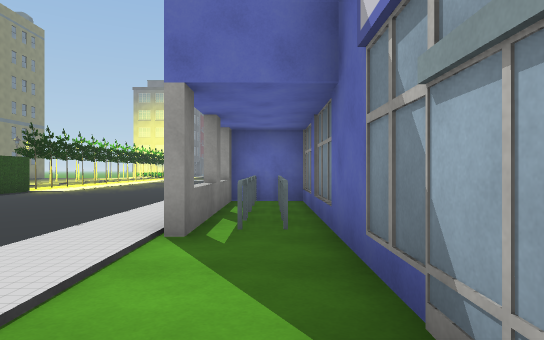
[1] (above)

23 first-person views from a walk through a 3-D level made in the Unity game engine. The camera is 1.3 m above the floor, looks level and sees 75° across. The floor is counted in squares, 2 m on a side. Each view is taken from the middle of a square. On the plan, view 1 faces up. The plan holds only what a view shows up to about 10 squares ahead; the rest is blank. The place goes on beyond the plan. Some surface patterns are stand-ins.

[2]
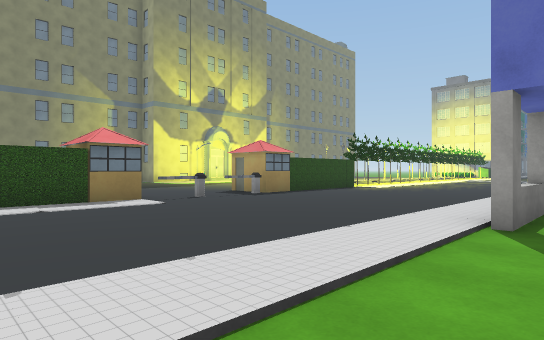

[3]
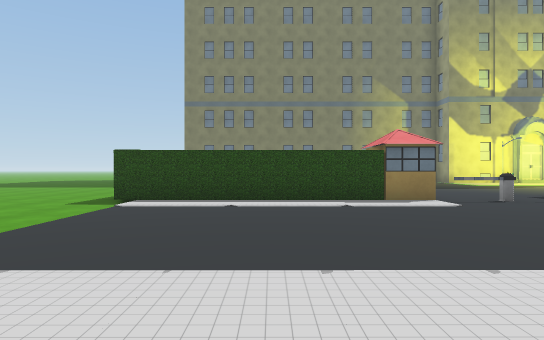

[4]
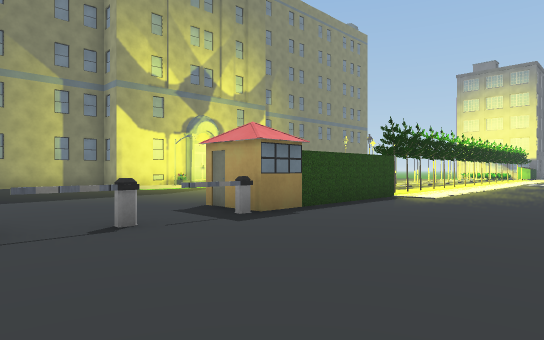

[5]
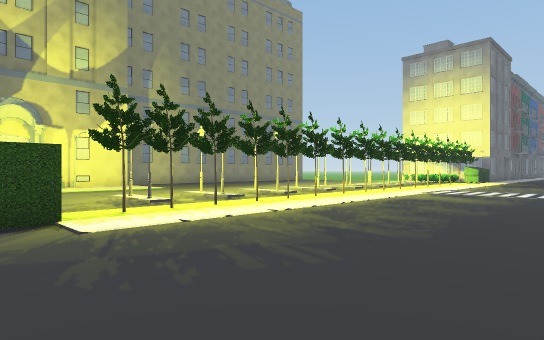

[6]
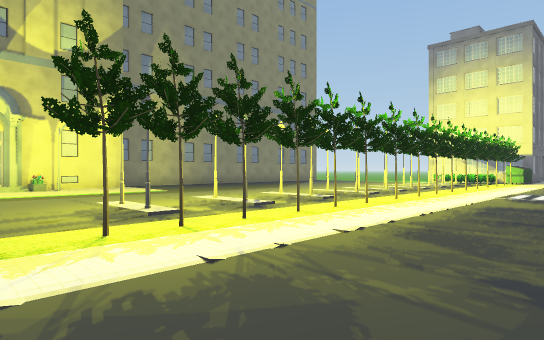

[7]
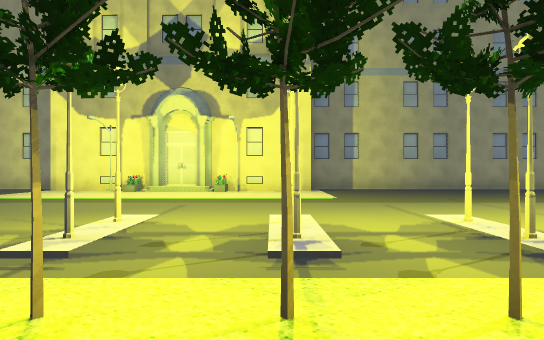

[8]
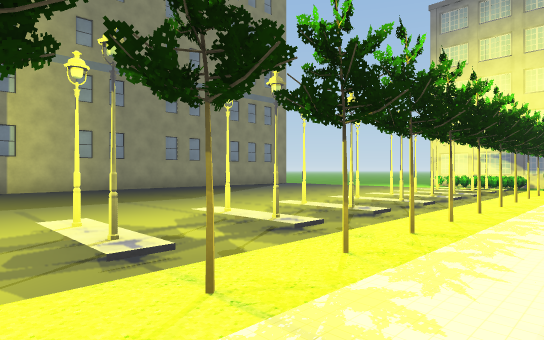

[9]
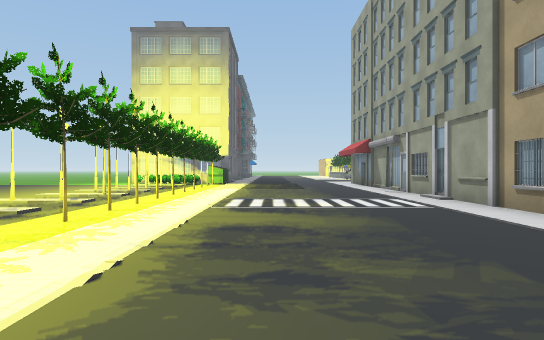

[10]
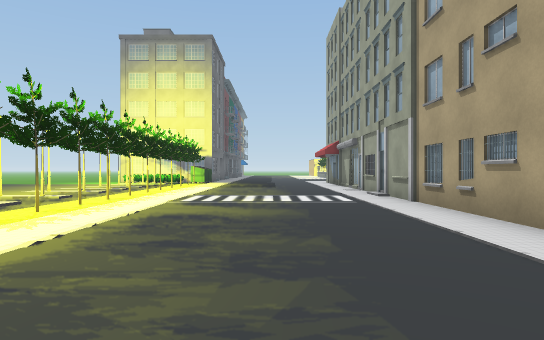

[11]
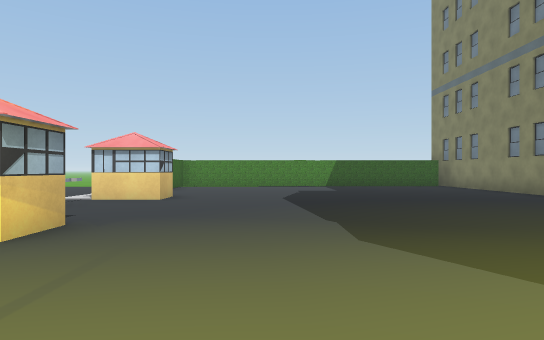

[12]
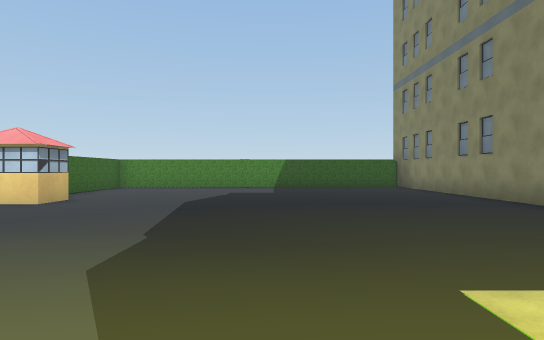

[13]
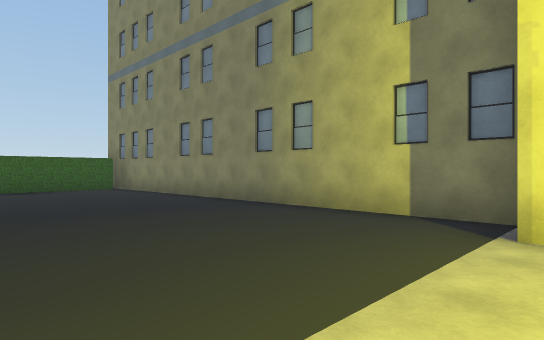

[14]
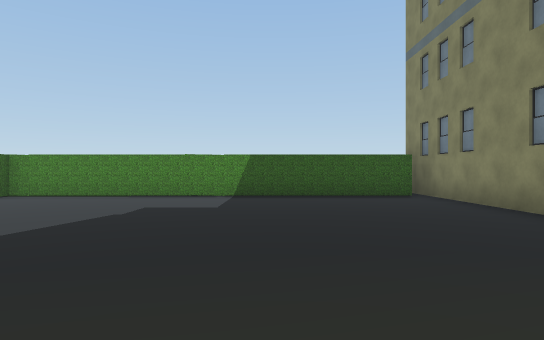

[15]
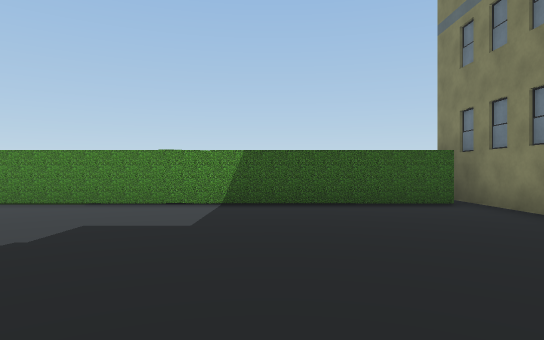

[16]
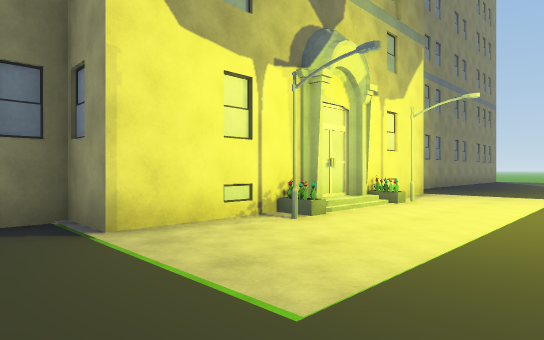

[17]
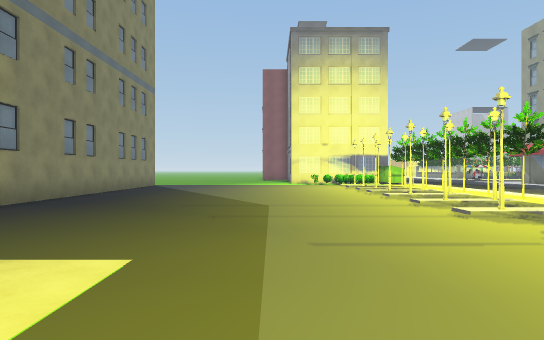

[18]
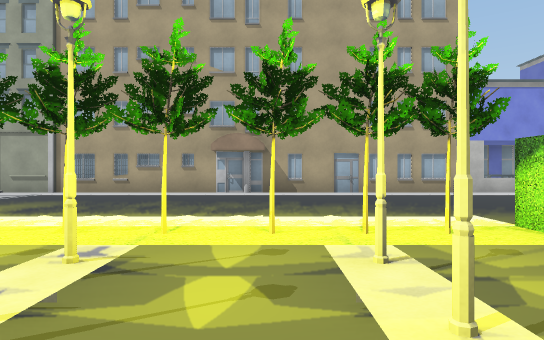

[19]
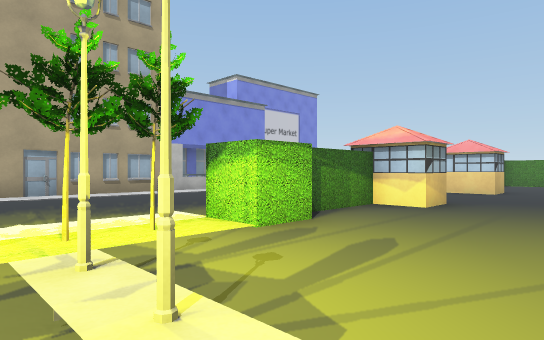

[20]
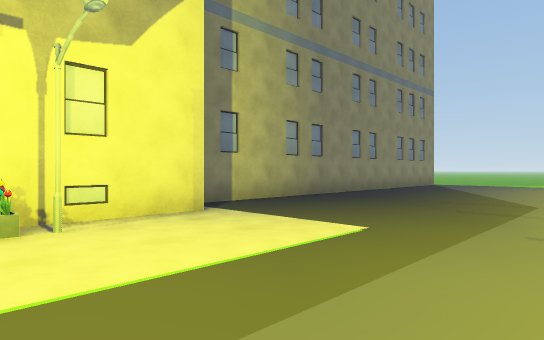

[21]
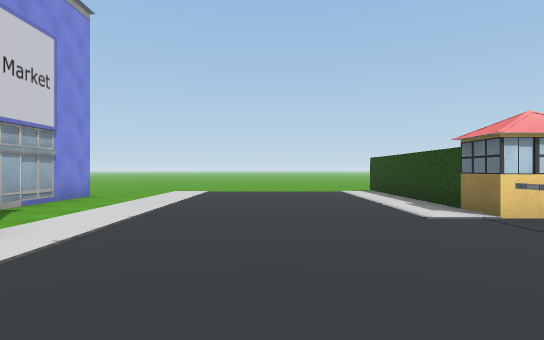

[22]
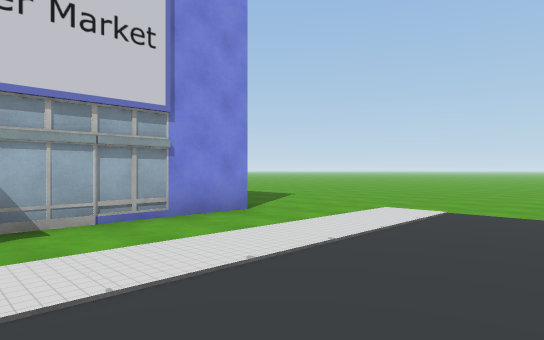

[23]
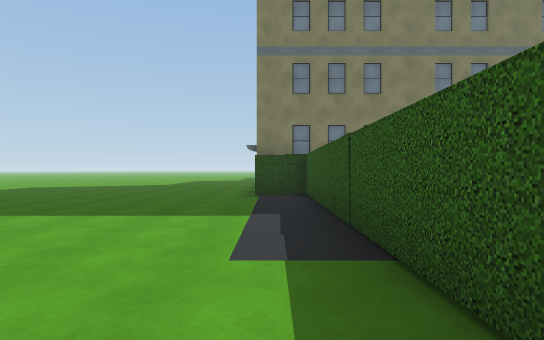

### Floor plan
Key: @ floor where view 1 was taken; # wall or solid block; . main floor; : floor 0.25 m higher than the main floor; ^ raised ledge; H hedge; B barrier; T tree; S streetlight; U building; O other object.
Columns run from 18 left of view 1 to 3 right of it. Each row starts with its distance up from view 1.
 23 #.......OO.T.....O
 22 #..........T.....U
 21 #.......SST .....O
 20 #.......SST .:::.#
 19 #.......... .:::.O
 18 #.......SST .....#
 17 #.........T .....U
 16 #.......SS.T.....#
 15 ##.........T.....#
 14  #O.....SS.T.....#
 13  #OO.......T.....#
 12  #O.....SS.T.....#
 11  #........T......#
 10  #O.......HH.....#
  9  #S........O.....U
  8 ##.........O.....###
  7 #..........O.....###
  6 #.........#O.....###
  5 #..........B.....^##
  4 #..........B.....###
  3 #..........B.......#
  2 #.........#O.......#
  1 #..........H.......#
  0 #..........H......@#
 -1 #..........H.......#
 -2 #..........H.......#
 -3 #..........H.........
 -4 #HHHHHHHHHHH..........
 -5 #H............ .......
 -6 .............  ......

Where each view was taken, in squares from view 1:
view 1: 0 up, 0 right, facing up
view 2: 1 down, 0 right, facing up-left
view 3: 1 down, 0 right, facing left
view 4: 2 up, 3 left, facing up-left
view 5: 9 up, 2 left, facing up-left
view 6: 10 up, 4 left, facing up-left
view 7: 14 up, 6 left, facing left
view 8: 15 up, 6 left, facing up-left
view 9: 13 up, 5 left, facing up
view 10: 12 up, 4 left, facing up
view 11: 10 up, 11 left, facing down
view 12: 9 up, 13 left, facing down
view 13: 8 up, 13 left, facing down-left
view 14: 5 up, 14 left, facing down
view 15: 3 up, 14 left, facing down
view 16: 6 up, 13 left, facing up-left
view 17: 13 up, 13 left, facing up
view 18: 13 up, 11 left, facing right
view 19: 13 up, 11 left, facing down-right
view 20: 12 up, 12 left, facing up-left
view 21: 7 up, 4 left, facing down
view 22: 2 up, 4 left, facing down-right
view 23: 5 down, 8 left, facing left
